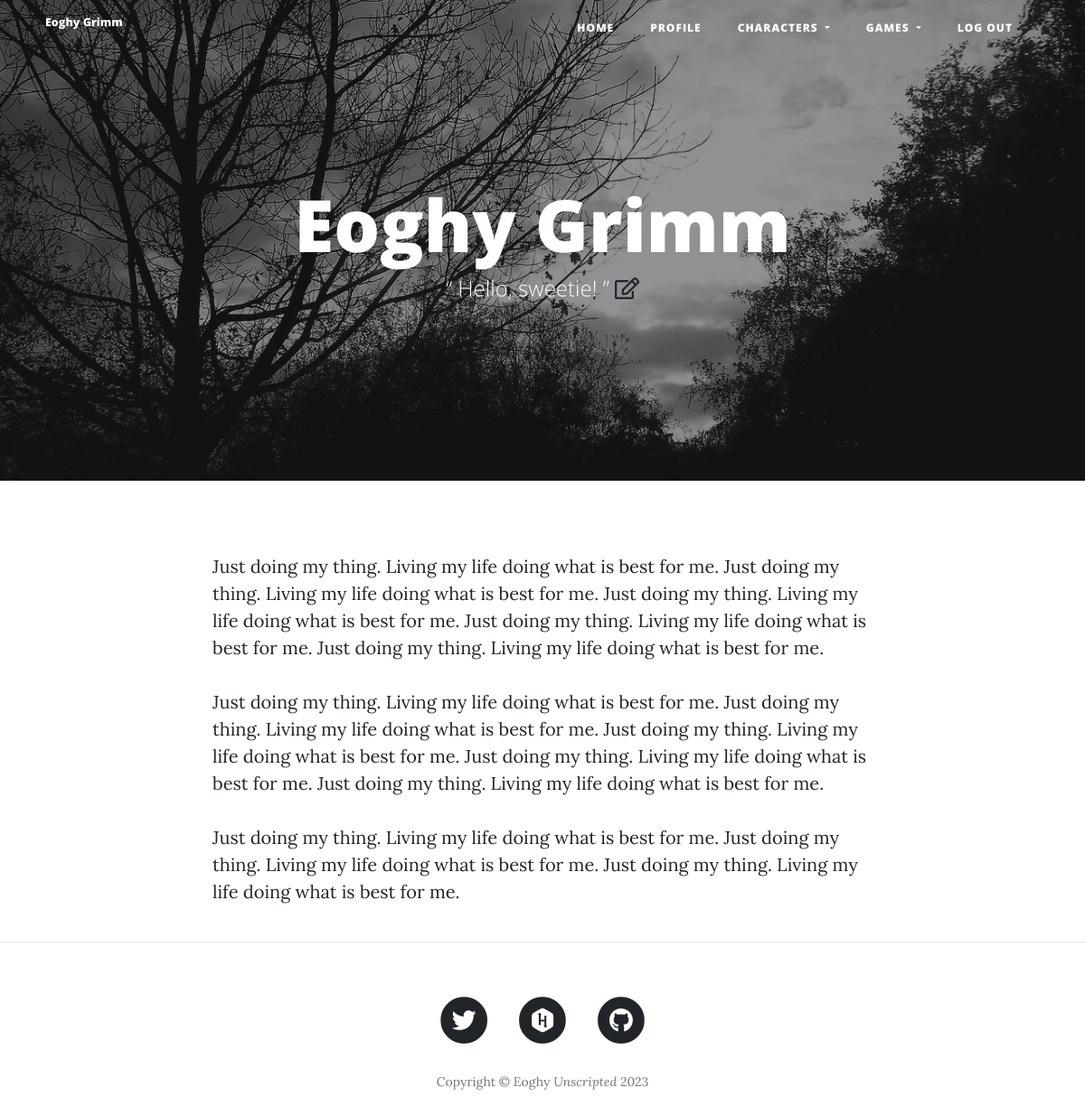
Screenshot of /profile (signed in) with the database file from the repository.
### main.py (models this page shows)
class User(UserMixin, db.Model):
    __tablename__ = "users"
    id = db.Column(db.Integer, primary_key=True)
    email = db.Column(db.String(100), unique=True)
    password = db.Column(db.String(100))
    name = db.Column(db.String(100))
    catch_phrase = db.Column(db.String, nullable=True)
    body = db.Column(db.Text, nullable=True)
    posts = relationship("BlogPost", back_populates="author")
    comments = relationship("Comment", back_populates="comment_author")
    def __repr__(self):
        return '<User %r>' % self.email

### main.py (the view)
@app.route("/profile")
def show_profile():
    if current_user.is_authenticated:
        print(current_user)
        return render_template("profile.html", current_user=current_user, year=this_year)
    else:
        return redirect(url_for('get_all_posts'))

### main.py (called while the page is built)
@login_manager.user_loader
def load_user(user_id):
    return User.query.get(int(user_id))

### templates/profile.html (shortened to what this page needs)
{% extends "base.html" %}
{% block styles %}
  {{ super() }}
{% endblock %}
{% block content %}
{% block navigation %}{{ super() }}{% endblock %}
  <header class="masthead" style="background-image: url({{ url_for('static', filename='img/profile.jpeg') }})">
    <div class="overlay"></div>
    <div class="container">
      <div class="row">
        <div class="col-lg-8 col-md-10 mx-auto">
          <div class="page-heading">
            <h1>{{ current_user.name}}</h1>
            <span class="subheading">
              &ldquo; {{ current_user.catch_phrase }} &rdquo;
              <a href="{{ url_for('edit_profile') }}">
                <i class="far fa-edit"></i>
              </a>
            </span>
          </div>
        </div>
      </div>
    </div>
  </header>
  <div class="container">
    <div class="row">
      <div class="col-lg-8 col-md-10 mx-auto">
        {{ current_user.body|safe }}
      </div>
    </div>
  </div>
  <hr>
  {% block footer %}{{ super() }}{% endblock %}
  {% endblock %}

### templates/base.html (shortened to what this page needs)
{% extends 'bootstrap/base.html' %}
  {% block styles %}
  {{ super() }}
  <link href="{{ url_for('static', filename='vendor/bootstrap/css/bootstrap.min.css') }}" rel="stylesheet">
  <link href="{{ url_for('static', filename='vendor/fontawesome-free/css/all.min.css')}}" rel="stylesheet" type="text/css">
  <link href="{{ url_for('static', filename='css/clean-blog.min.css')}}" rel="stylesheet">
  {% endblock %}
{% block navigation  %}
  <nav class="navbar navbar-expand-lg navbar-light fixed-top" id="mainNav">
    <div class="container">
      <a class="navbar-brand" href="{{url_for('get_all_posts')}}">{{ current_user.name}}</a>
      <div class="collapse navbar-collapse" id="navbarResponsive">
        <ul class="navbar-nav ml-auto">
          <li class="nav-item">
            <a class="nav-link" href="{{ url_for('get_all_posts') }}">Home</a>
          </li>
          {% if not current_user.is_authenticated: %}
          <li class="nav-item">
            <a class="nav-link" href="{{ url_for('login') }}">Login</a>
          </li>
          <li class="nav-item">
            <a class="nav-link" href="{{ url_for('register') }}">Register</a>
          </li>
          {% else: %}
          <li class="nav-item">
            <a class="nav-link" href="{{ url_for('show_profile') }}">Profile</a>
          </li>
          <li class="nav-item dropdown">
            <a class="nav-link dropdown-toggle" href="#" id="navbarDropdown" role="button" data-toggle="dropdown" aria-haspopup="true" aria-expanded="false">
              Characters
            </a>
          </li>
          <li class="nav-item dropdown">
            <a class="nav-link dropdown-toggle" href="#" id="navbarDropdown" role="button" data-toggle="dropdown" aria-haspopup="true" aria-expanded="false">
              Games
            </a>
          </li>
          <li class="nav-item">
            <a class="nav-link" href="{{ url_for('logout') }}">Log Out</a>
          </li>
          {% endif %}
        </ul>
      </div>
    </div>
  </nav>
{% endblock %}
{% block footer %}
 <footer>
    <div class="container">
      <div class="row">
        <div class="col-lg-8 col-md-10 mx-auto">
          <ul class="list-inline text-center">
            <li class="list-inline-item">
              <a href="https://twitter.com/heyeoghy">
                <span class="fa-stack fa-lg">
                  <i class="fas fa-circle fa-stack-2x"></i>
                  <i class="fab fa-twitter fa-stack-1x fa-inverse"></i>
                </span>
              </a>
            </li>
            <li class="list-inline-item">
              <a href="https://www.hackerrank.com/Eoghy">
                <span class="fa-stack fa-lg">
                  <i class="fas fa-circle fa-stack-2x"></i>
                  <i class="fab fa-hackerrank fa-stack-1x fa-inverse"></i>
                </span>
              </a>
            </li>
            <li class="list-inline-item">
              <a href="https://github.com/EoghyUnscripted">
                <span class="fa-stack fa-lg">
                  <i class="fas fa-circle fa-stack-2x"></i>
                  <i class="fab fa-github fa-stack-1x fa-inverse"></i>
                </span>
              </a>
            </li>
          </ul>
          <p class="copyright text-muted">Copyright &copy; Eoghy <em>Unscripted</em> {{ year }}</p>
        </div>
      </div>
    </div>
  </footer>
{% endblock %}

### rows the page displays
User: name "Eoghy Grimm", catch_phrase "Hello, sweetie!", body "Just doing my thing. Living my life doing what is best for me. Just doing my thing. Living my life doing what is best for me. Just doing my thing. Living my life doing what is best for me. Just doing my thing. Living my life doing what is best for me. Just doing my thing. Living my life doing what is best for me. Just doing my thing. Living my life doing what is best for me. Just doing my thing. Living my life doing what is best for me. Just doing my thing. Living my life doing what is best for me. Just doing my thing. Living my life doing what is best for me. Just doing my thing. Living my life doing what is best for me. Just doing my thing. Living my life doing what is best for me. Just…"

### other values shown
{{ year }} "2023"
